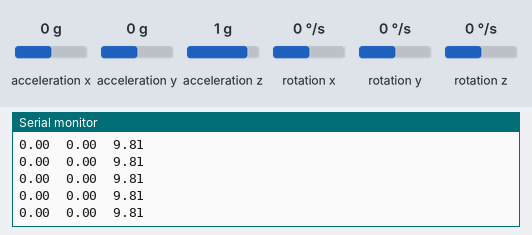
Bench run of a sketch on a simulated Arduino Uno, built with avr-gcc and run on an emulated ATmega328P. Shown: the last lines printed to the serial monitor. The test bench sets the inputs (shaded band); at power-on: acceleration x 0 g, acceleration y 0 g, acceleration z 1 g, rotation x 0 °/s, rotation y 0 °/s, rotation z 0 °/s.

Above: at 1.5 s.
1.6 s: acceleration x set to -1.4 g
At 2.5 s:
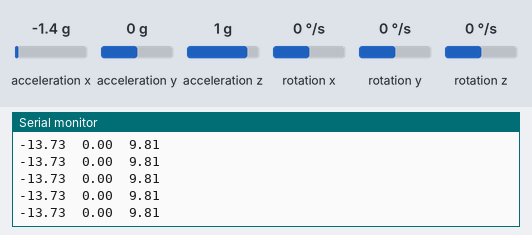
3.1 s: acceleration y set to -1.4 g
At 3.9 s:
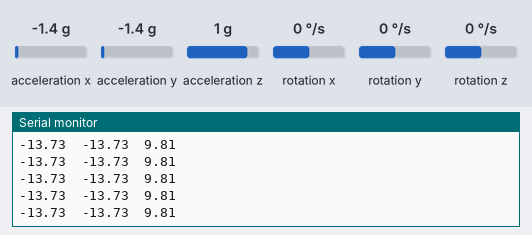
4.6 s: acceleration z set to -1.4 g
At 5.3 s:
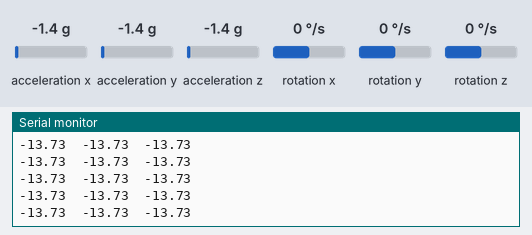

The sketch:

gyro.ino
```cpp
/*
 * Based on I2C device class (I2Cdev) Arduino sketch for MPU6050 class by Jeff Rowberg <jeff@rowberg.net>
 * and Edge Impulse Data Forwarder Exampe (Arduino) - https://docs.edgeimpulse.com/docs/cli-data-forwarder
 *
 * Developed by M.Rovai @11May23
 */

#include "I2Cdev.h"
#include "MPU6050.h"
#include "Wire.h"

#define FREQUENCY_HZ        50
#define INTERVAL_MS         (1000 / (FREQUENCY_HZ + 1))
#define ACC_RANGE           1 // 0: -/+2G; 1: +/-4G

// convert factor g to m/s2 ==> [-32768, +32767] ==> [-2g, +2g]
#define CONVERT_G_TO_MS2    (9.81/(16384.0/(1.+ACC_RANGE)))

static unsigned long last_interval_ms = 0;

MPU6050 imu;
int16_t ax, ay, az;

void setup() {

    Serial.begin(115200);


    // initialize device
    Serial.println("Initializing I2C devices...");
    Wire.begin();
    imu.initialize();
    delay(10);

//    // verify connection
//    if (imu.testConnection()) {
//      Serial.println("IMU connected");
//    }
//    else {
//      Serial.println("IMU Error");
//    }
    delay(300);

    //Set MCU 6050 OffSet Calibration -2220	1255	1352	-141	-173	-28 ///-1923	1390	1346	-141	-173	-27
    imu.setXAccelOffset(-1923);
    imu.setYAccelOffset(1390);
    imu.setZAccelOffset(1346);
    imu.setXGyroOffset(-141);
    imu.setYGyroOffset(-173);
    imu.setZGyroOffset(-27);

    /* Set full-scale accelerometer range.
     * 0 = +/- 2g
     * 1 = +/- 4g
     * 2 = +/- 8g
     * 3 = +/- 16g
     */
    imu.setFullScaleAccelRange(ACC_RANGE);
}

void loop() {

      if (millis() > last_interval_ms + INTERVAL_MS) {
        last_interval_ms = millis();

        // read raw accel/gyro measurements from device
        imu.getAcceleration(&ax, &ay, &az);

        // converting to m/s2
        float ax_m_s2 = ax * CONVERT_G_TO_MS2;
        float ay_m_s2 = ay * CONVERT_G_TO_MS2;
        float az_m_s2 = az * CONVERT_G_TO_MS2;

        Serial.print(ax_m_s2);
        Serial.print("\t");
        Serial.print(ay_m_s2);
        Serial.print("\t");
        Serial.println(az_m_s2);
      }
}
```

Measured:
- after the input at 1.6 s, the serial monitor: prints a new line at once (image 1)
- after the input at 3.1 s, the serial monitor: prints a new line at once (image 2)
- after the input at 4.6 s, the serial monitor: prints a new line at once (image 3)
